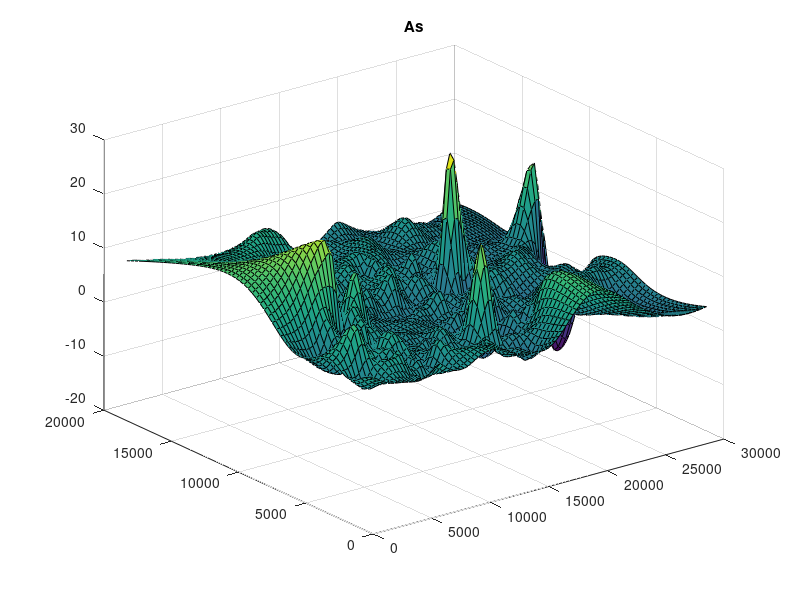
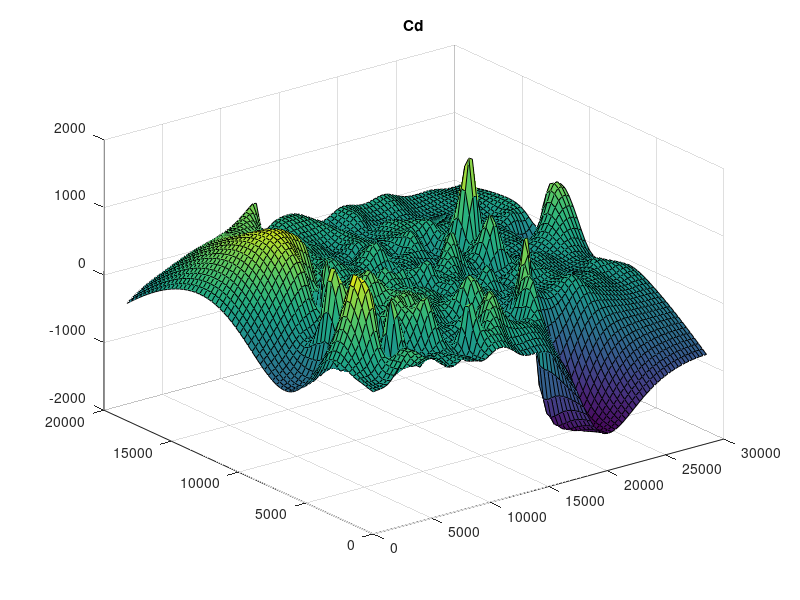
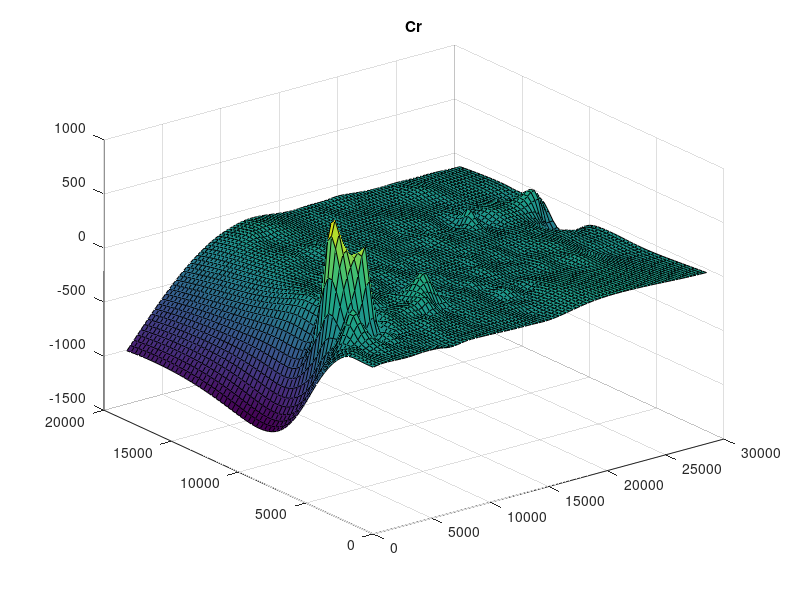
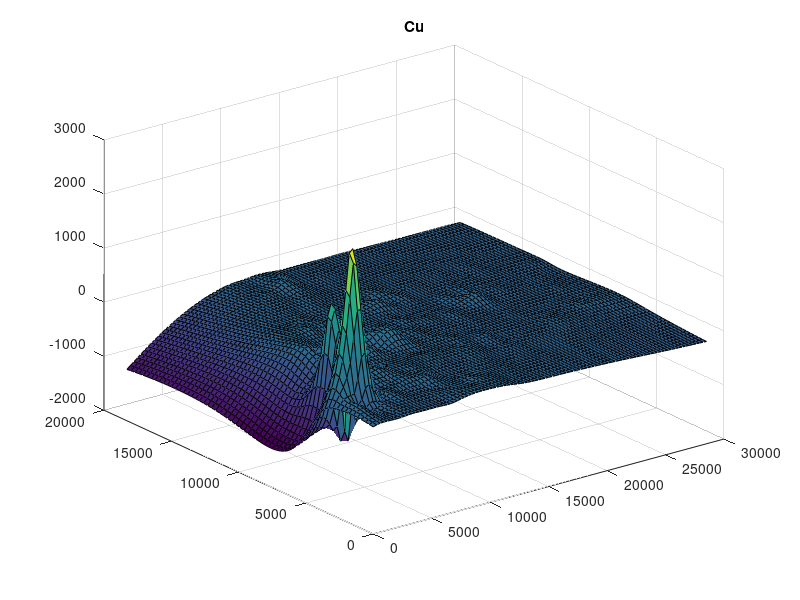

Recreate these plots in MATLAB, in order.
datas = load('data3.txt');
names = {'As','Cd','Cr','Cu','Hg','Ni','Pb','Zn'};
x = datas(:,1)';
y = datas(:,2)';
[x0,y0]=meshgrid(min(x):300:max(x),min(y):300:max(y));

for i=3:10
  z = datas(:,i)';
  [X,Y,Z] = griddata(x,y,z,x0,y0,'v4');
  figure;
  surf(X,Y,Z)
  title(names{i-2});
end
